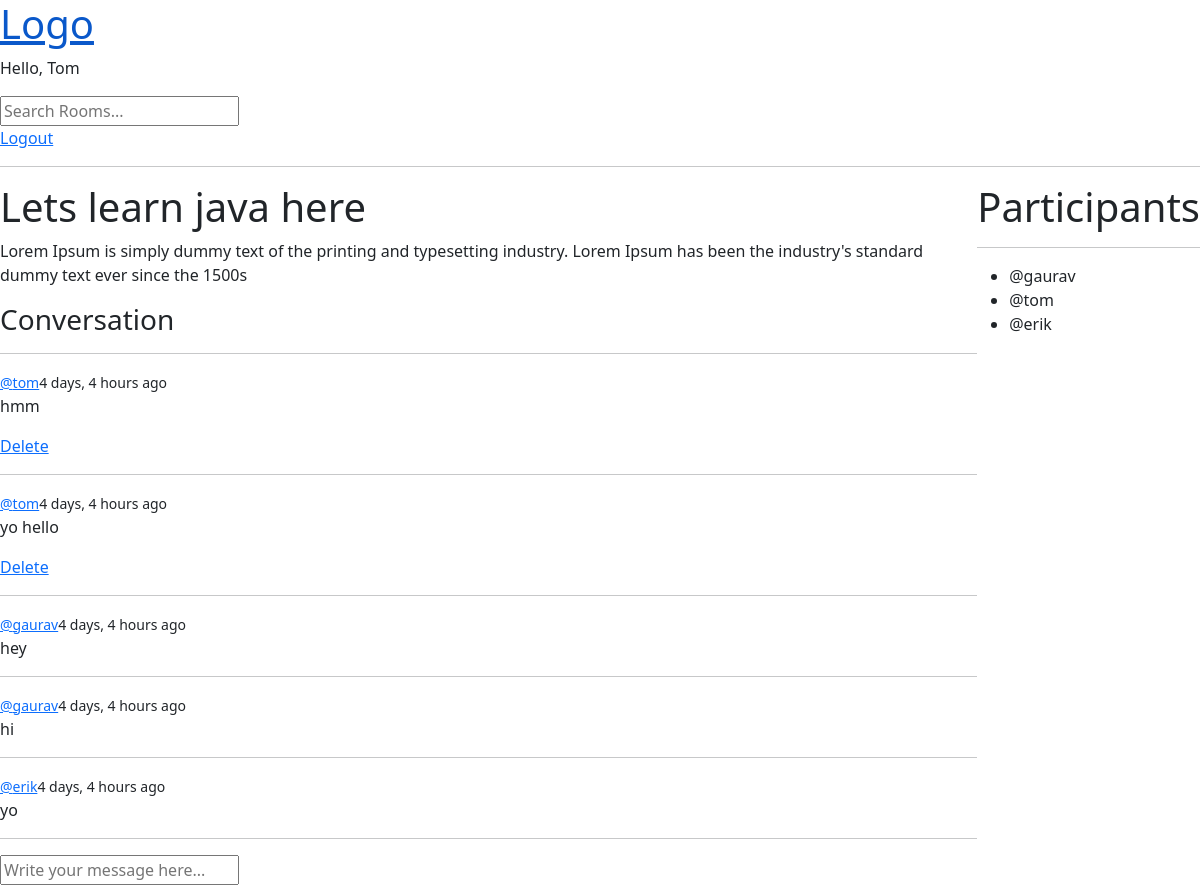
/room/1/ (signed in), run on the app's committed database.
### base/models.py (models this page shows, shortened)
class Room(models.Model):
    host = models.ForeignKey(User, on_delete=models.CASCADE)
    topic = models.ForeignKey(Topic, on_delete=models.SET_NULL, null=True)
    name = models.CharField(max_length=200)
    description = models.TextField(null=True, blank=True)
    participants = models.ManyToManyField(User, related_name='participants', blank=True)
    updated = models.DateTimeField(auto_now=True)
    created = models.DateTimeField(auto_now_add=True)
    class Meta:
        ordering = ['-updated', '-created']

class Message(models.Model):
    user = models.ForeignKey(User, on_delete=models.CASCADE)
    room = models.ForeignKey(Room, on_delete=models.CASCADE)
    body = models.TextField()
    updated = models.DateTimeField(auto_now=True)
    created = models.DateTimeField(auto_now_add=True)
    class Meta:
        ordering = ['-updated', '-created']

### base/views.py (the view, shortened to what this page needs)
# urls.py: path('room/<str:pk>/', views.room, name='room'),
def room(request, pk):
    room = Room.objects.get(id=pk)
    room_messages = room.message_set.all().order_by('-created')
    participants = room.participants.all()
    context = {'room': room,
               'messages': room_messages,
               'participants': participants,
               }
    return render(request, 'base/room.html', context)

### base/templates/base/room.html (shortened to what this page needs)
{% extends 'main.html' %}
{% load static %}
{% block style %}
    <link rel="stylesheet" href="{% static 'base/room.css' %}">
{% endblock style %}
{% block content %}
<div class="room-container">
    <div class="comments">
        <h1>{{ room.name }}</h1>
        <p>{{ room.description }}</p>
        <div class="comment-wrapper">
            <h3>Conversation</h3>
            <hr>
            {% for message in messages%}
                <div>
                    <small><a href="{% url 'profile' message.user.id %}">@{{message.user}}</a>{{message.created|timesince}} ago</small>
                    <p>{{message.body}}</p>
                    {% if request.user == message.user %}
                        <a href="{% url 'delete-message' message.id %}">Delete</a>
                    {% endif %}
                    <hr>
                </div>
            {% endfor %}
        </div>
        {% if request.user.is_authenticated %}
        <div class="comment-form">
            <form action="" method="POST">
                <input type="text" name="body" id="" placeholder="Write your message here...">
            </form>
        </div>
        {% endif %}
    </div>
    <div class="participants">
        <h1>Participants</h1>
        <hr>
        <ul>
            {% for participant in participants%}
                <li>@{{participant.username}}</li>
            {% endfor %}
        </ul>
    </div>
</div>
{% endblock content %}

### templates/navbar.html
<a href="{% url 'home' %}">
    <h1>Logo</h1>
</a>
<p>Hello, {{ request.user.username|title }}</p>
<div>
    <form action="{% url 'home' %}" method="get">
        <input type="text" name="q" placeholder="Search Rooms...">
    </form>
</div>
<div>
    {% if request.user.is_authenticated %}
        <a href="{% url 'logout' %}">Logout</a>
    {% else %}
        <a href="{% url 'login' %}">Login</a>
    {% endif%}
</div>
<hr>

### static/styles/main.css (style rules this page uses)
body { background-color: #1e1e2f; color: #e6e6e6; font-family: "Segoe UI", Roboto, sans-serif; }

### base/static/base/room.css (style rules this page uses)
.room-container { display: flex; flex-direction: row; }
.room-container .comments { flex: 3 3 auto; }
.room-container .participants { flex: 1 1 auto; }

### data on the page
Room: name "Lets learn java here", description "Lorem Ipsum is simply dummy text of the printing and typesetting industry. Lorem Ipsum has been the industry's standard dummy text ever since the 1500s"
Message: user "tom", created "4 days, 4 hours", body "hmm", shows "Delete"
Message: user "tom", created "4 days, 4 hours", body "yo hello", shows "Delete"
Message: user "gaurav", created "4 days, 4 hours", body "hey"
Message: user "gaurav", created "4 days, 4 hours", body "hi"
Message: user "erik", created "4 days, 4 hours", body "yo"

### other printed values
{{ request.user.username|title }} "Tom"
{{ participant.username }} "gaurav"
{{ participant.username }} "tom"
{{ participant.username }} "erik"
